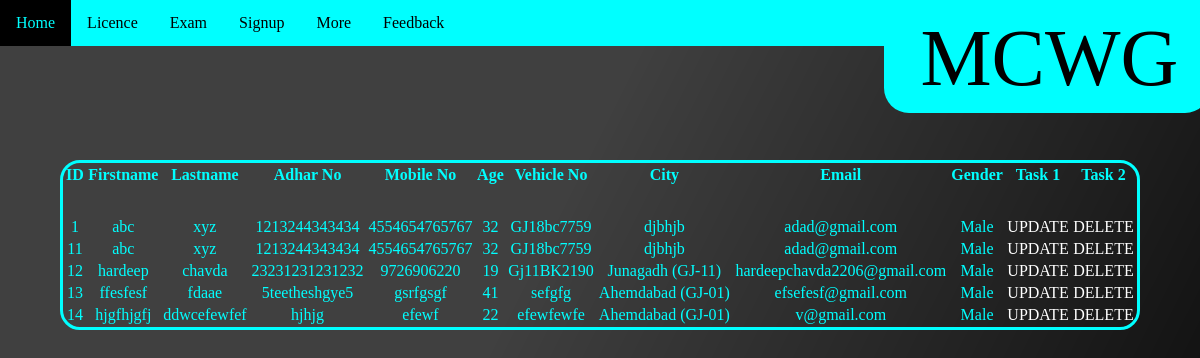
The app's page /admin/MCWG.php with its own data.
### tables this page shows
CREATE TABLE `mcwg` (
  `id` int(100) NOT NULL,
  `name` varchar(45) NOT NULL,
  `lname` varchar(45) NOT NULL,
  `ano` varchar(85) NOT NULL,
  `mno` varchar(50) NOT NULL,
  `age` varchar(99) NOT NULL,
  `vno` varchar(45) NOT NULL,
  `city` varchar(175) NOT NULL,
  `email` varchar(195) NOT NULL,
  `addr` varchar(200) NOT NULL,
  `gender` varchar(45) NOT NULL
);

### admin/MCWG.php (the view, shortened to what this page needs)
<?php
    include('connect.php');
?>
        <html><head></head>
        <body>
        <nav>
            <ul>
                <li><a href='Home.php'>Home</a></li>
                <li class='dropdown'>
                <a class='dropbtn'>Licence</a>
                </li>
                <li><a href='exam.php'>Exam</a></li>
                <li><a href='reg.php'>Signup</a></li>
                <li class='dropdown'>
                <a class='dropbtn'>More</a>
                </li>
                <li><a href='Feedback.php'>Feedback</a></li>
            </ul>
        </nav>
        <div class="head">MCWG</div>
        <table>
        <tr>
        <th>ID</th>
        <th>Firstname</th>
        <th>Lastname</th>
        <th>Adhar No</th>
        <th>Mobile No</th>
        <th>Age</th>
        <th>Vehicle No</th>
        <th>City</th>
        <th>Email</th>
        <th>Gender</th>
        <th>Task 1</th>
        <th>Task 2</th>
        </tr><tr></tr><tr></tr><tr></tr><tr></tr><tr></tr><tr></tr><tr></tr><tr></tr><tr></tr><tr></tr><tr></tr><tr></tr><tr></tr><tr></tr><tr></tr>
<?php
        $q = mysqli_query($cn,"select * from mcwg");
    while($r = mysqli_fetch_array($q))
    {
        echo "
        <tr>
            <td><center>".$r[0]."</center></td>
            <td><center>".$r[1]."</center></td>
            <td><center>".$r[2]."</center></td>
            <td><center>".$r[3]."</center></td>
            <td><center>".$r[4]."</center></td>
            <td><center>".$r[5]."</center></td>
            <td><center>".$r[6]."</center></td>
            <td><center>".$r[7]."</center></td>
            <td><center>".$r[8]."</center></td>
            <td><center>".$r[10]."</center></td>
            <td><center><a class='link' href='mcwgupd.php?id=".$r[0]." '>UPDATE</a></center></td>
            <td><center><a class='link' href='mcwgdel.php?id=".$r[0]." '>DELETE</a></center></td>
        </tr>";
    }
        echo "</table></body></html>";
?>

### admin/MCWG.php (style rules this page uses)
* { margin: 0%; overflow:hidden; font-family: 'Lucida Sans'; flex-wrap: wrap; }
body { background-image: url('blackBG.png'); }
nav ul { margin: 0; padding: 0; background-color:aqua; color: black; overflow: hidden; z-index: 5; }
nav li { float: left; }
nav li a { display: block; color:black; text-align: center; padding: 14px 16px; text-decoration: none; z-index: 5; }
.link { color:white; text-decoration: none; }
.head { width: 290px; height: 100px; background-color: aqua; border-radius: 25px; font-size: 80px; padding-left: 3%; position: absolute; left: 73.7%; animation-name: head; animation-duration: 2s; animation-fill-mode: forwards; }
table { position: absolute; top:20%; left:5%; border: 3px solid aqua; border-radius:20px; width: 90%; color:aqua; animation-name: fade; animation-duration: 4s; animation-fill-mode: forwards; }

### records on screen
mcwg: id "1", name "abc", lname "xyz", ano "1213244343434", mno "4554654765767", age "32", vno "GJ18bc7759", city "djbhjb", email "adad@gmail.com", gender "Male"
mcwg: id "11", name "abc", lname "xyz", ano "1213244343434", mno "4554654765767", age "32", vno "GJ18bc7759", city "djbhjb", email "adad@gmail.com", gender "Male"
mcwg: id "12", name "hardeep", lname "chavda", ano "23231231231232", mno "9726906220", age "19", vno "Gj11BK2190", city "Junagadh (GJ-11)", email "hardeepchavda2206@gmail.com", gender "Male"
mcwg: id "13", name "ffesfesf", lname "fdaae", ano "5teetheshgye5", mno "gsrfgsgf", age "41", vno "sefgfg", city "Ahemdabad (GJ-01)", email "efsefesf@gmail.com", gender "Male"
mcwg: id "14", name "hjgfhjgfj", lname "ddwcefewfef", ano "hjhjg", mno "efewf", age "22", vno "efewfewfe", city "Ahemdabad (GJ-01)", email "v@gmail.com", gender "Male"
